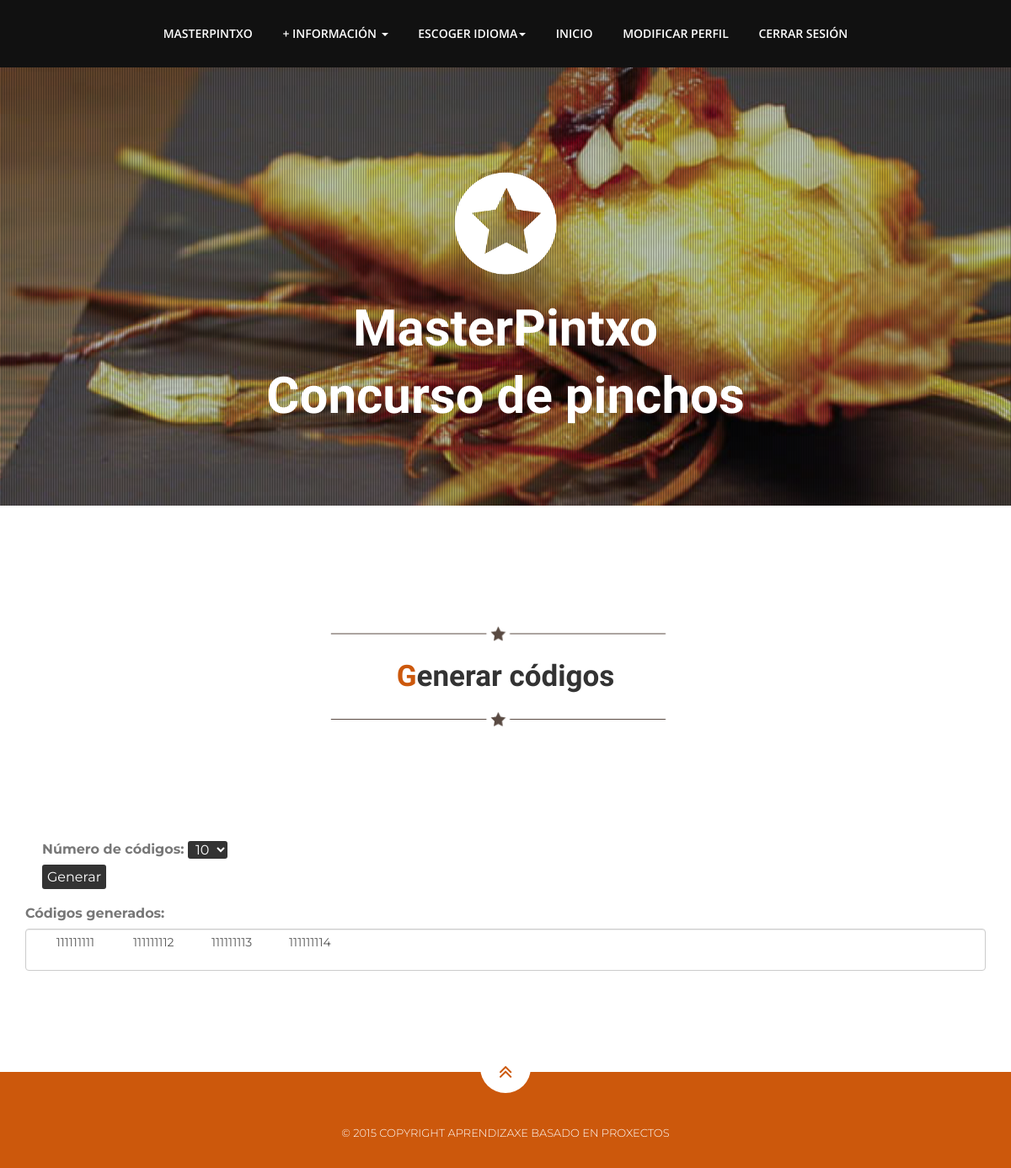
The page /index.php?controller=establecimiento&action=index (signed in) on the database its author committed.
### tables this page shows
CREATE TABLE IF NOT EXISTS `Codigo` (
  `idCodigo` INT NOT NULL COMMENT '',
  `usado` TINYINT(1) NOT NULL DEFAULT 0 COMMENT '',
  `JuradoPopular_dniJP` VARCHAR(9) NOT NULL DEFAULT '000000000' COMMENT '',
  `Establecimiento_nif` VARCHAR(9) NOT NULL COMMENT '',
  PRIMARY KEY (`idCodigo`, `JuradoPopular_dniJP`, `Establecimiento_nif`)  COMMENT '',
  CONSTRAINT `fk_Codigo_JuradoPopular1`
    FOREIGN KEY (`JuradoPopular_dniJP`)
    REFERENCES `JuradoPopular` (`dniJP`)
    ON DELETE NO ACTION
    ON UPDATE NO ACTION,
  CONSTRAINT `fk_Codigo_Establecimiento1`
    FOREIGN KEY (`Establecimiento_nif`)
    REFERENCES `Establecimiento` (`nif`)
    ON DELETE NO ACTION
    ON UPDATE NO ACTION);

### nucleo/ViewManager.php (called while the page is built, shortened)
<?php
class ViewManager {
  private $variables = array();
  public function setVariable($varname, $value, $flash=false) {
    $this->variables[$varname] = $value;
  }
  public function getVariable($varname, $default=NULL) {
    return $this->variables[$varname];
  }
  public function render($controller, $viewname) {
    include(__DIR__."/../vistas/$controller/$viewname.php");
  }
  private static $viewmanager_singleton = NULL;
  public static function getInstance() {
    if (self::$viewmanager_singleton == null) {
      self::$viewmanager_singleton = new ViewManager();
    }
    return self::$viewmanager_singleton;
  }
}

### index.php (called while the page is built, shortened)
<?php
function run() {
  try {
    $controller = loadController($_GET["controller"]);
    $actionName = $_GET["action"];
    $controller->$actionName();
  } catch(Exception $ex) {
    die("An exception occured!!!!!".$ex->getMessage());
  }
}
function loadController($controllerName) {
  return new $controllerClassName();
}
run();
?>

### vistas/messages/messages_es.php (called while the page is built)
<?php
  $i18n_messages = array()
?>

### nucleo/I18n.php (called while the page is built, shortened)
<?php
class I18n {
  private $messages;
  public function setLanguage($language) {
    $this->messages = $i18n_messages;
  }
  public function i18n($key) {
    if (isset($this->messages[$key])){
      return $this->messages[$key];
    }else{
      return $key;
    }
  }
  private static $i18n_singleton = null;
  public static function getInstance() {
    if (self::$i18n_singleton == NULL) {
      self::$i18n_singleton = new I18n();
    }
    return self::$i18n_singleton;
  }
}
	function i18n($key) {
  return I18n::getInstance()->i18n($key);
}

### model/EstablecimientoMapper.php (called while the page is built, shortened)
<?php
require_once(__DIR__ . "/../nucleo/PDOConnection.php");
class EstablecimientoMapper
{
    private $db;
    public function __construct()
    {
        $this->db = PDOConnection::getInstance();
    }
	public function listarCodigosDisponibles($nif){
		$stmt=$this->db->prepare("select * from Codigo where Establecimiento_nif=? and JuradoPopular_dniJP='000000000' and usado='0'");
        $stmt->execute(array($nif));
        return $stmt->fetchAll(PDO::FETCH_ASSOC);
	}
}

### nucleo/PDOConnection.php (called while the page is built)
<?php
class PDOConnection {
  private static $dbhost = "127.0.0.1";
  private static $dbname = "G_31MasterPintxo";
  private static $dbuser = "adminG31";
  private static $dbpass = "bfd59291e825b5f2bbf1eb76569f8fe7.";
  private static $db_singleton = null;
  public static function getInstance() {
    if (self::$db_singleton == null) {
      self::$db_singleton = new PDO(
	"mysql:host=".self::$dbhost.";dbname=".self::$dbname.";charset=utf8",
	self::$dbuser,
	self::$dbpass,
	array(
	  PDO::ATTR_EMULATE_PREPARES => false,
	  PDO::ATTR_ERRMODE => PDO::ERRMODE_EXCEPTION
	)
      );
    }
    return self::$db_singleton;
  }
}
?>

### controller/BaseController.php (called while the page is built, shortened)
<?php
require_once(__DIR__ . "/../nucleo/ViewManager.php");
require_once(__DIR__ . "/../model/Establecimiento.php");
require_once(__DIR__ . "/../model/EstablecimientoMapper.php");
require_once(__DIR__ . "/../model/JuradoPopular.php");
require_once(__DIR__ . "/../nucleo/I18n.php");
class BaseController
{
    public function __construct()
    {
        $this->view = ViewManager::getInstance();
        $this->estMapper = new EstablecimientoMapper();
        $this->orgMapper = new OrganizadorMapper();
        $this->jurPopMapper = new JuradoPopularMapper();
        $this->jurProMapper = new JuradoProfesionalMapper();
        if (isset($_SESSION["currentuser"])) {
            if ($this->orgMapper->comprobarUsuario($_SESSION["currentuser"])) {
                $this->currentUser = new Organizador($_SESSION["currentuser"]);
                $this->view->setVariable("currentusername", $this->currentUser->getIdOrganizador());
                $this->view->setVariable("organizador", $this->currentUser->getIdOrganizador());
                $this->username = $this->currentUser->getIdOrganizador();
            } else if ($this->estMapper->consultar($_SESSION["currentuser"])) {
                $this->currentUser = new Establecimiento($_SESSION["currentuser"]);
            } else if ($this->jurProMapper->existeUsuario($_SESSION["currentuser"])) {
                $this->currentUser = new JuradoProfesional($_SESSION["currentuser"]);
                $this->view->setVariable("currentusername", $this->currentUser->getDniJpro());
                $this->username = $this->currentUser->getDniJpro();
            } else if ($this->jurPopMapper->existeUsuario($_SESSION["currentuser"])) {
                $this->currentUser = new JuradoPopular($_SESSION["currentuser"]);
                $this->view->setVariable("currentusername", $this->currentUser->getDniJp());
                $this->view->setVariable("popular", $this->currentUser->getDniJp());
                $this->username = $this->currentUser->getDniJp();
            }
        }
    }
}

### model/Establecimiento.php (called while the page is built, shortened)
<?php
class Establecimiento{
	private $nif;
	public function __construct($nif = NULL, $nombreE = NULL, $direccionE = NULL, $contrasenha = NULL, $telfE = NULL) {
		$this->nif = $nif;
	}
	public function getNif()
	{
		return $this->nif;
	}
}

### vistas/establecimiento/codigos_Est.php (the view, shortened to what this page needs)
<?php
require_once(__DIR__ . "/../../nucleo/ViewManager.php");
$view = ViewManager::getInstance();
$codigos = $view->getVariable("codigosEst");
?>
<li class="menuItem"><a href="index.php?controller=usuario&amp;action=index#seccionI"><?= i18n("Inicio")?></a></li>
<li class="menuItem"><a href="index.php?controller=usuario&amp;action=modificarEstablecimientoVista#seccionME"><?= i18n("Modificar Perfil")?></a></li>
<li class="menuItem"><a href="index.php?controller=usuario&amp;action=logout"><?= i18n("Cerrar sesi&oacute;n")?></a></li>
</ul>
</div>
</div>
</div>
</div>
</div>
</div>
</div>
</div>
</header>
<section id="seccionI" name="generarCodigos">
    <div class="container">
        <div class="heading">
            <img class="dividerline" src="img/sep.png" alt="separador">
            <h2><?= i18n("Generar c&oacute;digos")?></h2>
            <img class="dividerline" src="img/sep.png" alt="separador">
            <h3><br></h3>
            <h3><br></h3>
        </div>
    </div>
    <div class="container">
        <form method="post" action="index.php?controller=establecimiento&amp;action=generarCodigos"
              class="form-vertical">
            <div class="form-group">
                <label><?= i18n("N&uacute;mero de c&oacute;digos:")?></label>
                <div class="btn-group">
                    <select class="contact submit" name="cantidad">
                        <option value="10">10</option>
                    </select>
                </div>
                <div class="form-group">
                    <button type="submit" class="contact submit"><?= i18n("Generar")?></button>
                </div>
            </div>
        </form>
        <div>
            <label><?= i18n("Códigos generados:")?></label>
            <div class="form-control cajaCodigos">
                <div class="row centrador">
                    <?php foreach ($codigos as $codigo) : ?>
                        <div class="col-md-1">
                            <?php echo $codigo["idCodigo"];?>
                        </div>
                    <?php endforeach; ?>
                </div>
            </div>
        </div>
    </div>
</section>

### css/theme.css (style rules this page uses)
body { font-family:'Montserrat',sans-serif; font-size:16px; line-height:1.7; color:#777; font-weight:400; overflow-x:hidden; }
h1,h2,h3,h4,h5,h6 { color:#333; line-height:1.4; font-weight:700; }
a,a:hover { color:#cc580c; text-decoration: none; }
img { max-width: 100%; }
.nav>li>a { display:inline-block; }
.navbar-nav>li { float:none; display:inline-block; }
.navbar.navbar-inverse.navbar-static-top a { color:#fff; padding:31px 16px; line-height:18px; text-align:center; }
.heading { padding-bottom:15px; text-align:center; max-width:960px; margin:0px auto; padding-top:80px; }
.heading h2 { font-weight:700; font-family:'Playball',cursive; font-size:35px; color:#333; margin:0; padding:5px; }
.heading h2::first-letter { color:#cc580c; }
.heading h3 { font-size:16px; line-height:1.7; }
.contact.submit { background:#333; font-family:'Montserrat',sans-serif; color:#fff; font-size:16px; font-weight:400; text-align:center; margin:0px; border:none !important; border-radius:3px; }

### css/estilo.css (style rules this page uses)
.centrador { margin: 0 auto; text-align:center; }
.cajaCodigos { display: block; width: 100%; height: 20%; min-height:50px; padding: 6px 12px; font-size: 14px; line-height: 1.42857; color: #555; background-color: #FFF; background-image: none; border: 1px solid #CCC; border-radius: 4px; box-shadow: 0px 1px 1px rgba(0, 0, 0, 0.075) inset; transition: border-color 0.15s ease-in-out 0s, box-shadow 0.15s ease-in-out 0s; }
@media (min-width: 992px) { .container form { padding-left: 20px !important; } }

### rows shown on the page
codigo: idCodigo "111111111"
codigo: idCodigo "111111112"
codigo: idCodigo "111111113"
codigo: idCodigo "111111114"

### other values the page prints
i18n("Concurso de pinchos") "Concurso de pinchos"
i18n("+ informaci&oacute;n") "+ INFORMACIÓN"
i18n("Escoger idioma") "ESCOGER IDIOMA"
i18n("Inicio") "INICIO"
i18n("Modificar Perfil") "MODIFICAR PERFIL"
i18n("Cerrar sesi&oacute;n") "CERRAR SESIÓN"
i18n("Generar c&oacute;digos") "Generar códigos"
i18n("N&uacute;mero de c&oacute;digos:") "Número de códigos:"
i18n("Generar") "Generar"
i18n("Códigos generados:") "Códigos generados:"
